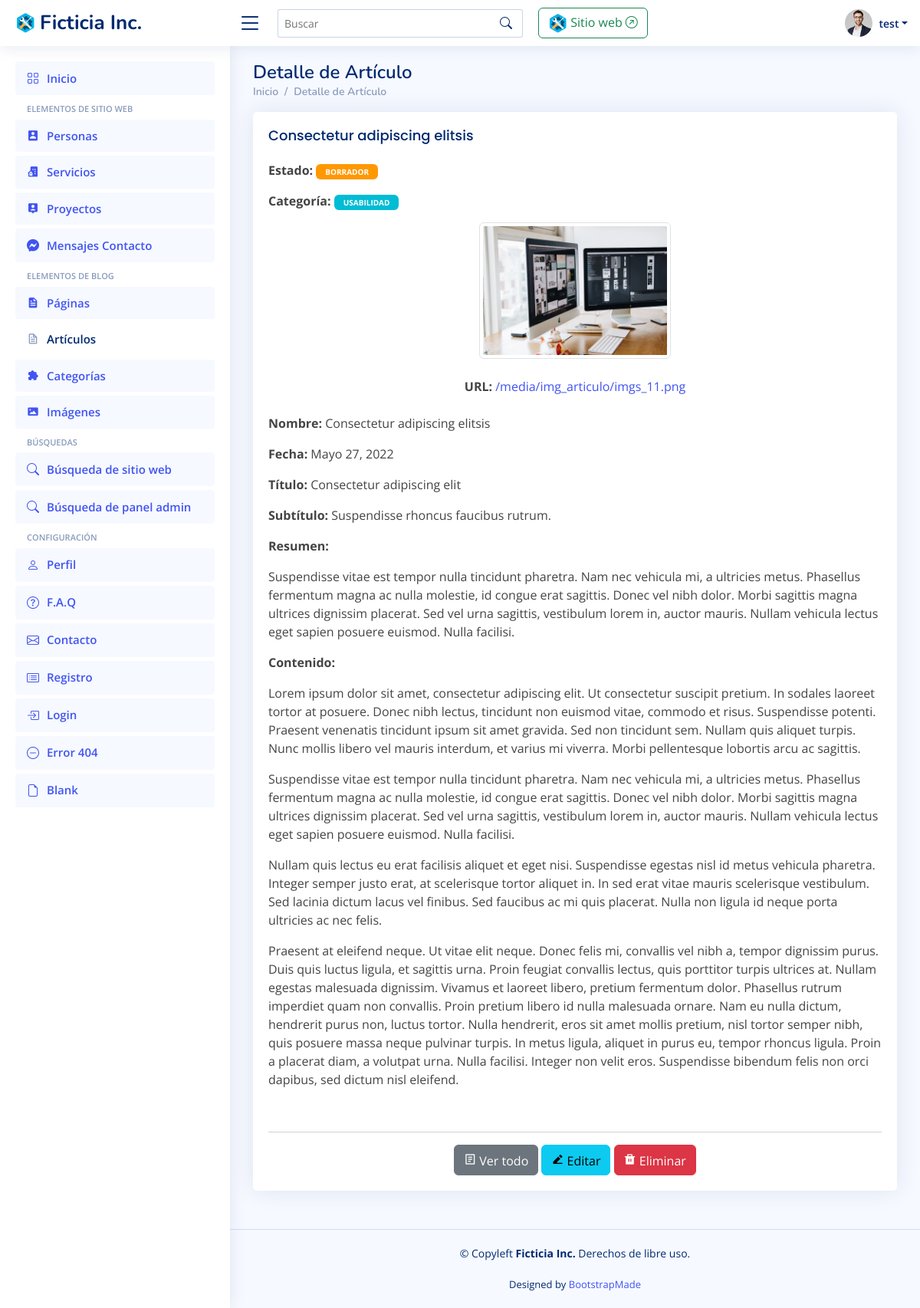
Before: /panel/ver_articulo/2/ (signed in) with the older database file.
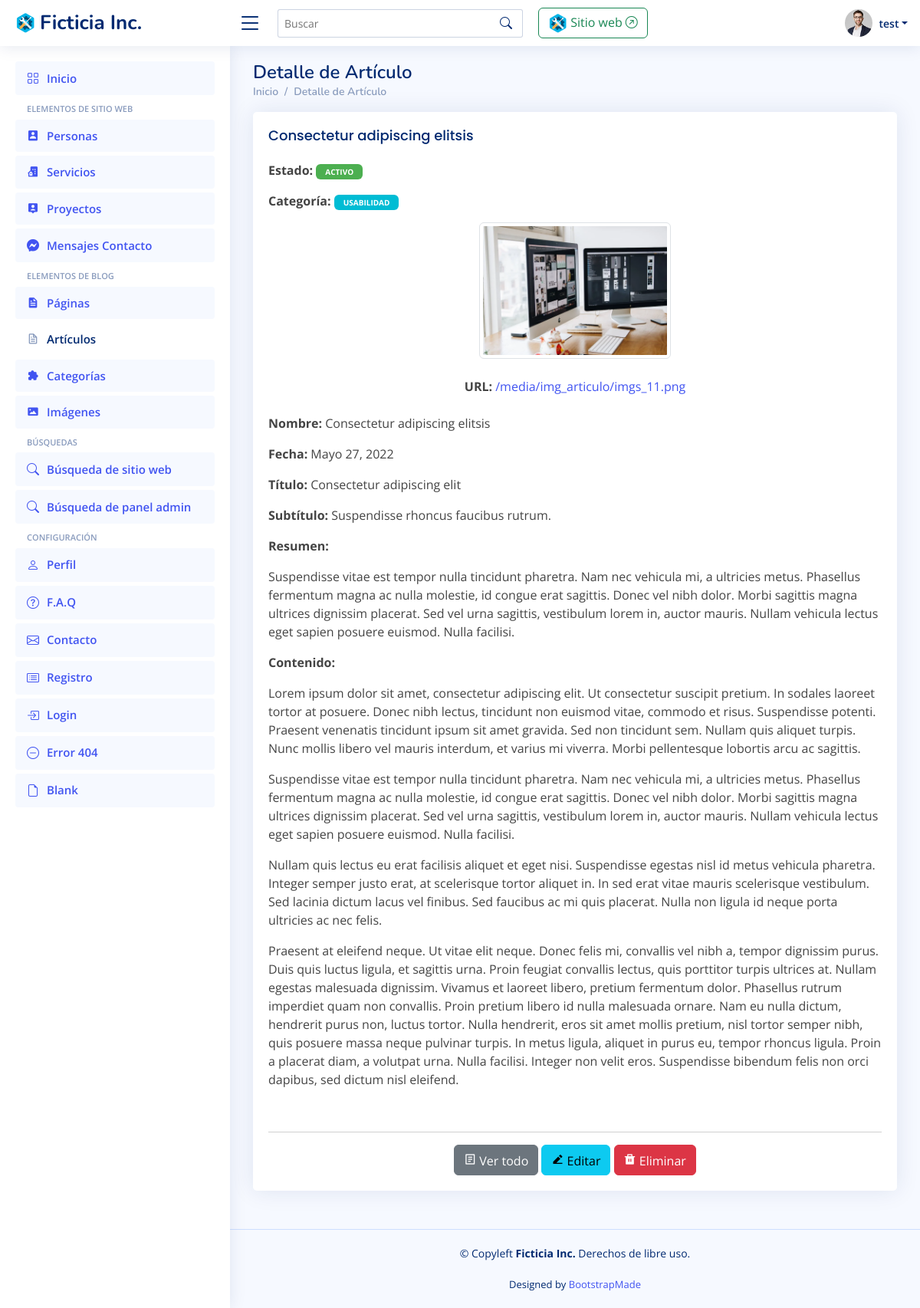
After: the same page with the newer database file.
### panel/views.py (the view)
# urls.py: path('ver_articulo/<int:id>/', panel.views.ver_articulo, name='ver_articulo'),
@login_required(login_url='entrar')
def ver_articulo(request, id, *args, **kwargs):
    itemObj = Articulo_Model.objects.get(id=id)
    context = {
        'page' : 'Detalle de Artículo',
        'icon' : 'bx bx-file',
        'singular' : 'artículo',
        'plural' : 'artículos',
        'url_listar' : 'panel:listar_articulos',
        'url_crear' : 'panel:crear_articulo',
        'url_ver' : 'panel:ver_articulo',
        'url_editar' : 'panel:modificar_articulo',
        'url_eliminar' : 'panel:eliminar_articulo',
        'item': itemObj
    }
    return render(request, 'panel/generic_detail.html', context)

### panel/models.py (called while the page is built)
    def __str__(self):
        return self.name

### panel/templates/panel/generic_detail.html (shortened to what this page needs)
{% extends "panel/base_admin.html" %}
{% load static %}
{% block content %}
<main id="main" class="main">
  <div class="pagetitle">
  <h1>{{ page }}</h1>
    {% include 'panel/breadcrumb.html' %}
  </div>
  <section class="section">
    <div class="row">
      <div class="col-lg-12">
            <div class="card">
              <div class="card-body">
                <h2 class="card-title"> {{ item.name }} </h2>
                {% if 'articulo' in request.path %}
                <p><strong>Estado:</strong>
                  {% if item.draft == False %}
                    <span class="badge badge-success">Activo</span>
                  {% else %}
                    <span class="badge badge-warning">Borrador</span>
                  {% endif %}
                </p>
                  {% if item.fk_categoria %}
                <p><strong>Categoría:</strong> <span class="badge badge-info">{{ item.fk_categoria }}</span></p>
                  {% endif %}
                {% endif %}
                  {% if item.image %}
                    <div class="text-center">
                      <a href="{{ item.image.url }}" target="_blank">
                        <img class="img img-thumbnail" src="{{ item.image.url }}" width="250" alt="{{ item.name }}" />
                      </a><br /><br />
                      <span class="text-center"><strong>URL:</strong>
                        <a href="{{ item.image.url }}" target="_blank">{{ item.image.url }}</a></span>
                    </div><br />
                  {% endif %}
                  {% if item.name %}
                <p><strong>Nombre:</strong> {{ item.name }}</p>
                  {% endif %}
                  {% if item.date %}
                <p><strong>Fecha:</strong> {{ item.date }}</p>
                  {% endif %}
                  {% if item.title %}
                <p><strong>Título:</strong> {{ item.title }}</p>
                  {% endif %}
                  {% if item.subtitle %}
                <p><strong>Subtítulo:</strong> {{ item.subtitle }}</p>
                  {% endif %}
                  {% if item.abstract %}
                <p><strong>Resumen:</strong></p>
                <div>{{ item.abstract|safe }}</div>
                  {% endif %}
                  {% if item.content %}
                <p><strong>Contenido:</strong></p>
                <div>{{ item.content|safe }}</div><br />
                  {% endif %}
                    <hr />
                  {% include 'panel/acciones_ver.html' %}
              </div>
            </div>
      </div>
    </div>
  </section>
</main>
{% endblock content %}

Changed rows visible on the page:
changed Articulo_Model "Consectetur adipiscing elitsis": draft True → False (drawn)
Other visible differences:
text no longer shown: "BORRADOR"
text now shown: "ACTIVO"
